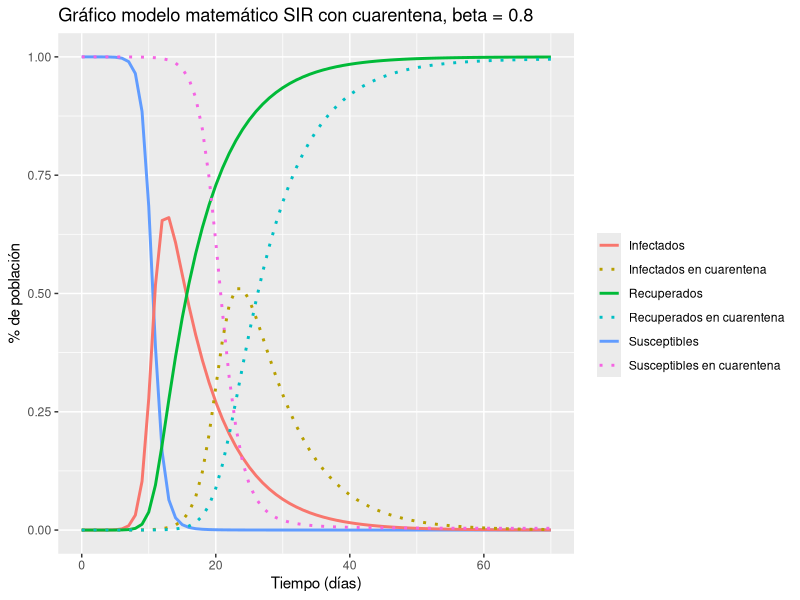

Reproduce this figure in R.
## Load deSolve package
### Se instala con install.packages("deSolve"), luego seleccionan un mirror y listo.
library(deSolve)

## Create an SIR function
sir <- function(time, state, parameters) {

  with(as.list(c(state, parameters)), {

    dS <- -beta * S * I
    dI <-  beta * S * I - gamma * I
    dR <-                 gamma * I

    return(list(c(dS, dI, dR)))
  })
}

### Set parameters
###Sin cuarentena
## Proportion in each compartment: Susceptible 0.999999, Infected 0.000001, Recovered 0
init       <- c(S = 1-1e-6, I = 1e-6, R = 0.0)
## beta: infection parameter; gamma: recovery parameter
parameters <- c(beta = 1.4247, gamma = 0.14286)
## Time frame
times      <- seq(0, 70, by = 1)

## Solve using ode (General Solver for Ordinary Differential Equations)
out <- ode(y = init, times = times, func = sir, parms = parameters)
## change to data frame
out <- as.data.frame(out)
## Delete time variable
out$time <- NULL
## Show data
##head(out, 10)


###Con cuarentena
## beta: infection parameter; gamma: recovery parameter
parameters_with_quarantine <- c(beta = 0.8, gamma = 0.14286)
## Solve using ode (General Solver for Ordinary Differential Equations)
out_with_quarantine <- ode(y = init, times = times, func = sir, parms = parameters_with_quarantine)
## change to data frame
out_with_quarantine <- as.data.frame(out_with_quarantine)



library(ggplot2)
png("sir_cuarentena.png",width=1024,height=720,units="px",bg="white")
## ggplot
ggplot(out)+geom_line(size=1,aes(x=times,y=S,color="Susceptibles"))+geom_line(size=1,aes(x=times,y=I,color="Infectados"))+geom_line(size=1,aes(x=times,y=R,color="Recuperados"))+geom_line(data=out_with_quarantine,size=1,linetype="dotted",aes(x=times,y=S,color="Susceptibles en cuarentena"))+geom_line(data=out_with_quarantine,size=1,linetype="dotted",aes(x=times,y=I,color="Infectados en cuarentena"))+geom_line(data=out_with_quarantine,size=1,linetype="dotted",aes(x=times,y=R,color="Recuperados en cuarentena"))+labs(title='Gráfico modelo matemático SIR con cuarentena, beta = 0.8',colour='',x='Tiempo (días)', y='% de población')
dev.off()
